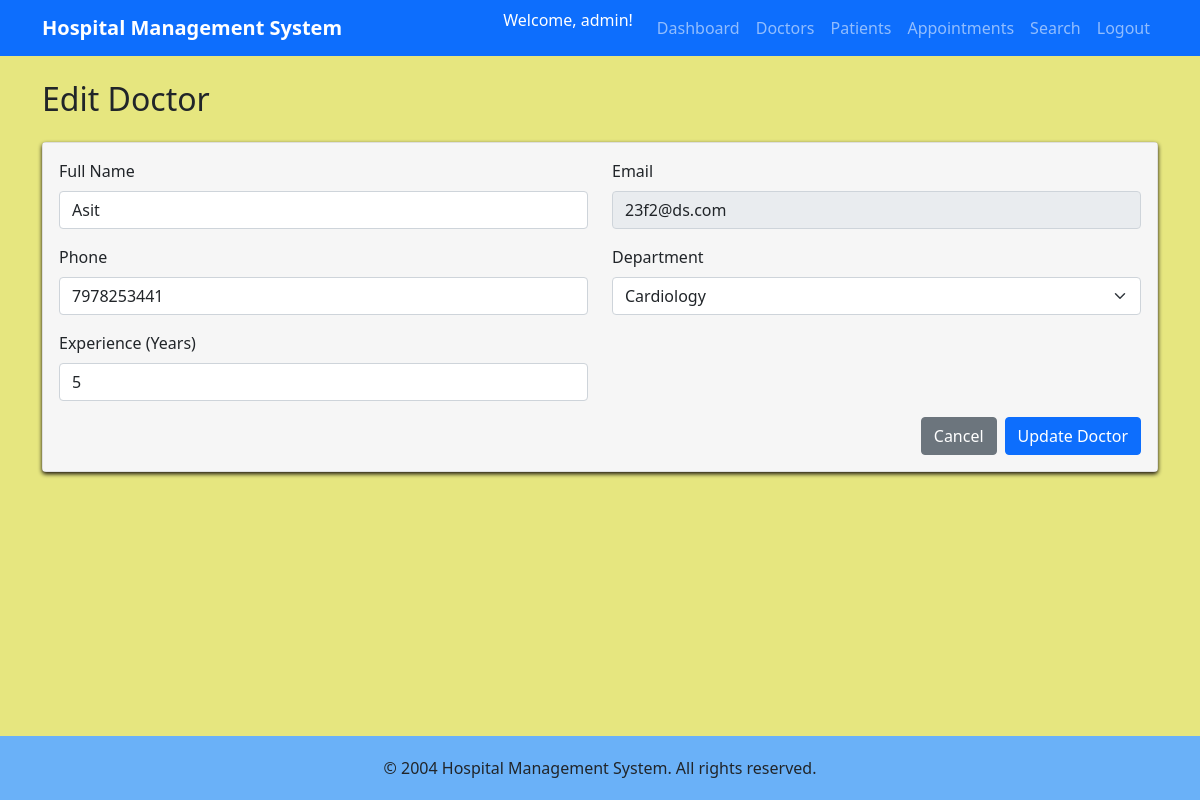
The app's page /admin/doctor/edit/1 (signed in) with its own data.
### models.py (models this page shows)
class Doctor(db.Model):
    id = db.Column(db.Integer, primary_key=True)
    name = db.Column(db.String(100), nullable=False)
    email = db.Column(db.String(120), unique=True, nullable=False)
    password = db.Column(db.String(200), nullable=False)
    phone = db.Column(db.String(15))
    department_id = db.Column(db.Integer, db.ForeignKey('department.id'), nullable=False)
    experience_years = db.Column(db.Integer)
    is_active = db.Column(db.Boolean, default=True)
    appointments = db.relationship('Appointment', backref='doctor', lazy=True)
    availability = db.relationship('DoctorAvailability', backref='doctor', lazy=True, cascade='all, delete-orphan')

class Department(db.Model):
    id = db.Column(db.Integer, primary_key=True)
    name = db.Column(db.String(100), unique=True, nullable=False)
    description = db.Column(db.Text)
    doctors = db.relationship('Doctor', backref='department', lazy=True)

### routes.py (the view, shortened to what this page needs)
    @app.route('/admin/doctor/edit/<int:id>', methods=['GET', 'POST'])
    @login_required('admin')
    def admin_edit_doctor(id):
        doctor = Doctor.query.get_or_404(id)
        departments = Department.query.all()
        return render_template('admin/edit_doctor.html', doctor=doctor, departments=departments)

### routes.py (called while the page is built)
def login_required(role):
    def decorator(f):
        @wraps(f)
        def decorated_function(*args, **kwargs):
            if 'user_id' not in session or session.get('role') != role:
                flash('Please login to access this page', 'danger')
                return redirect(url_for('login'))
            return f(*args, **kwargs)
        return decorated_function
    return decorator

### templates/admin/edit_doctor.html (shortened to what this page needs)
{% extends "base.html" %}
{% block content %}
<h2>Edit Doctor</h2>
<div class="card mt-4">
    <div class="card-body">
        <form method="POST" action="{{ url_for('admin_edit_doctor', id=doctor.id) }}">
            <div class="row">
                <div class="col-md-6 mb-3">
                    <label for="name" class="form-label">Full Name</label>
                    <input type="text" class="form-control" id="name" name="name" value="{{ doctor.name }}" required>
                </div>
                <div class="col-md-6 mb-3">
                    <label for="email" class="form-label">Email</label>
                    <input type="email" class="form-control" id="email" name="email" value="{{ doctor.email }}" disabled>
                </div>
            </div>
            <div class="row">
                <div class="col-md-6 mb-3">
                    <label for="phone" class="form-label">Phone</label>
                    <input type="text" class="form-control" id="phone" name="phone" value="{{ doctor.phone }}" required>
                </div>
                <div class="col-md-6 mb-3">
                    <label for="department_id" class="form-label">Department</label>
                    <select class="form-select" id="department_id" name="department_id" required>
                        {% for dept in departments %}
                        <option value="{{ dept.id }}" {% if dept.id == doctor.department_id %}selected{% endif %}>
                            {{ dept.name }}
                        </option>
                        {% endfor %}
                    </select>
                </div>
            </div>
            <div class="row">
                <div class="col-md-6 mb-3">
                    <label for="experience_years" class="form-label">Experience (Years)</label>
                    <input type="number" class="form-control" id="experience_years" name="experience_years"
                           value="{{ doctor.experience_years }}" required>
                </div>
            </div>
            <div class="d-grid gap-2 d-md-flex justify-content-md-end">
                <a href="{{ url_for('admin_doctors') }}" class="btn btn-secondary">Cancel</a>
                <button type="submit" class="btn btn-primary">Update Doctor</button>
            </div>
        </form>
    </div>
</div>
{% endblock %}

### templates/base.html (style rules this page uses)
body { min-height: 100vh; display: flex; flex-direction: column; background-color: #e6e67f !important; }
.card { margin-bottom: 20px; box-shadow: 0 2px 4px rgba(8, 1, 1, 0.928); }
.card-body { background-color: #f6f6f6; }

### records on screen
Doctor: name "Asit", email "23f2@ds.com", phone "7978253441", department_id "Cardiology", experience_years "5"

### other values on screen
{{ session.username }} "admin"
